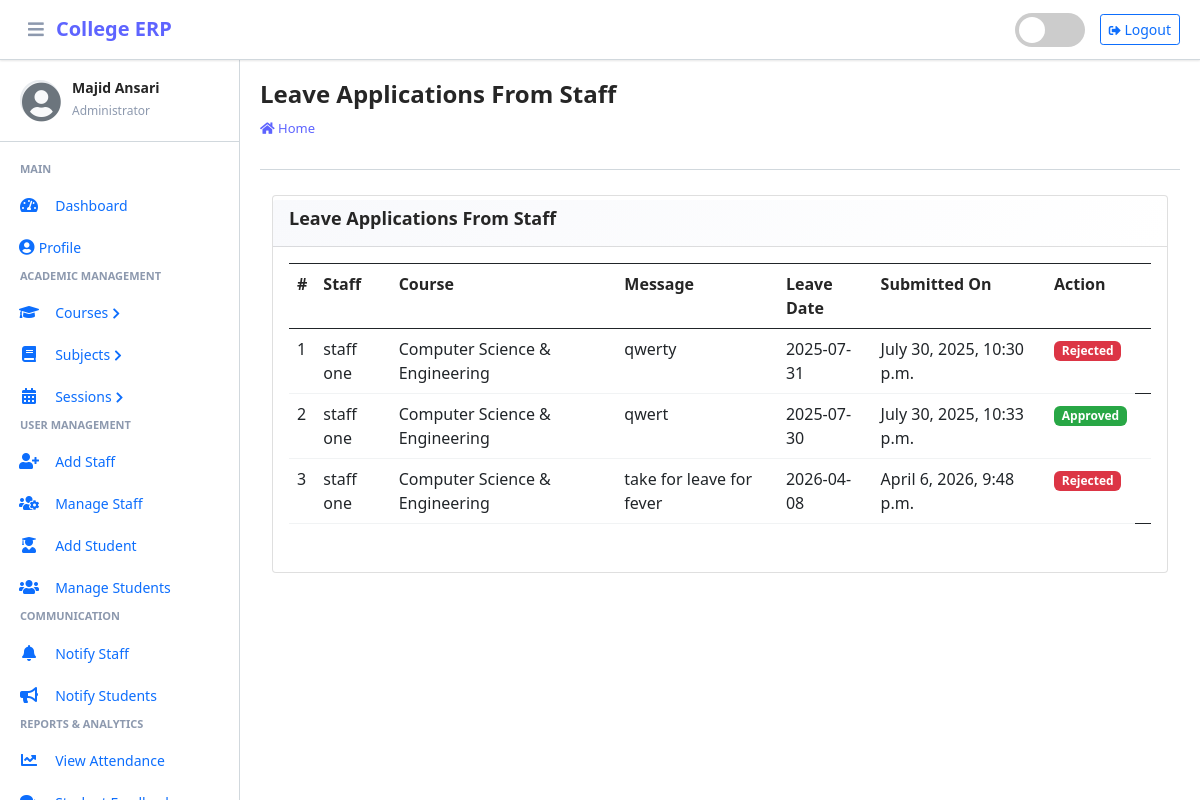
Screenshot of /staff/view/leave/ (signed in) with the database file from the repository.
### main_app/models.py (models this page shows, shortened)
class CustomUser(AbstractUser):
    USER_TYPE = ((1, "HOD"), (2, "Staff"), (3, "Student"))
    GENDER = [("M", "Male"), ("F", "Female")]
    username = None  # Removed username, using email instead
    email = models.EmailField(unique=True)
    user_type = models.CharField(default=1, choices=USER_TYPE, max_length=1)
    gender = models.CharField(max_length=1, choices=GENDER)
    profile_pic = models.ImageField()
    address = models.TextField()
    fcm_token = models.TextField(default="")  # For firebase notifications
    created_at = models.DateTimeField(auto_now_add=True)
    updated_at = models.DateTimeField(auto_now=True)
    USERNAME_FIELD = "email"
    REQUIRED_FIELDS = []
    objects = CustomUserManager()

class LeaveReportStaff(models.Model):
    staff = models.ForeignKey(Staff, on_delete=models.CASCADE)
    date = models.CharField(max_length=60)
    message = models.TextField()
    status = models.SmallIntegerField(default=0)
    created_at = models.DateTimeField(auto_now_add=True)
    updated_at = models.DateTimeField(auto_now=True)

class Staff(models.Model):
    course = models.ForeignKey(Course, on_delete=models.DO_NOTHING, null=True, blank=False)
    admin = models.OneToOneField(CustomUser, on_delete=models.CASCADE)
    def __str__(self):
        return self.admin.first_name + " " +  self.admin.last_name

class Course(models.Model):
    name = models.CharField(max_length=120)
    created_at = models.DateTimeField(auto_now_add=True)
    updated_at = models.DateTimeField(auto_now=True)
    def __str__(self):
        return self.name

### main_app/hod_views.py (the view, shortened to what this page needs)
# urls.py: path("staff/view/leave/", hod_views.view_staff_leave, name="view_staff_leave",),
@csrf_exempt
def view_staff_leave(request):
    if request.method != 'POST':
        allLeave = LeaveReportStaff.objects.all()
        context = {
            'allLeave': allLeave,
            'page_title': 'Leave Applications From Staff'
        }
        return render(request, "hod_template/staff_leave_view.html", context)

### main_app/templates/hod_template/staff_leave_view.html (shortened to what this page needs)
{% extends 'main_app/base.html' %}
{% load static %}
{% block page_title %}{{page_title}}{% endblock page_title %}
{% block content %}
<section class="content">
    <div class="container-fluid">
        <div class="row">
            <div class="col-md-12">
                <div class="card card-dark">
                    <div class="card-header">
                        <h3 class="card-title">{{page_title}}</h3>
                    </div>
                    <div class="table card-body" style="overflow-x: auto; overflow-y: auto; max-height: 600px;">
                        <table class="table table-bordered table-hover" style="min-width: 800px;">
                            <tr>
                                <th>#</th>
                                <th>Staff</th>
                                <th>Course</th>
                                <th>Message</th>
                                <th>Leave Date</th>
                                <th>Submitted On</th>
                                <th>Action</th>
                            </tr>
                            {% for leave in  allLeave %}
                              <tr>
                                  <td>{{forloop.counter}}</td>
                                  <td>{{leave.staff}}</td>
                                  <td>{{leave.staff.course}}</td>
                                  <td style="word-wrap: break-word; max-width: 200px; overflow: hidden; text-overflow: ellipsis;">{{leave.message}}</td>
                                  <td>{{leave.date}}</td>
                                  <td>{{leave.created_at}}</td>
                                      {% if leave.status == 0 %}
                                           <td> <button data-bs-toggle="modal" data-bs-target="#reply_modal" value="{{leave.id}}" class="btn btn-success reply_open_modal">Reply</button>
{% elif leave.status == -1 %}
<td><span  class='badge badge-danger'>Rejected</span></td>
{% else %}
<td><span  class='badge badge-success'>Approved</span></td>
                                            <td>{{feedback.updated_at}}</td>
                                      {% endif %}
                              </tr>
                            {% endfor %}
                        </table>
                    </div>
                    </div>
            </div>
        </div>
    </div>
</section>
{% endblock content %}

### main_app/templates/main_app/erpnext_sidebar.html (shortened to what this page needs)
{% load static %}
<div class="sidebar-header">
    <div class="sidebar-user">
        <i class="fas fa-user-circle sidebar-default-avatar" id="default-avatar" style="display: none;"></i>
        <div class="sidebar-user-info">
            <h6>{{ user.get_full_name|default:user.username }}</h6>
            <small>
                {% if user.user_type == '1' %}
                    Administrator
                {% elif user.user_type == '2' %}
                    Staff Member
                {% else %}
                    Student
                {% endif %}
            </small>
        </div>
    </div>
</div>
<div class="nav-section">
    {% if user.user_type == '1' %}
        <h6 class="nav-section-title">Main</h6>
        <div class="nav-item">
            {% url 'admin_home' as admin_home %}
            <a href="{{ admin_home }}" class="nav-link {% if admin_home == request.path %}active{% endif %}">
                <i class="nav-icon fas fa-tachometer-alt"></i>
                <span class="nav-text">Dashboard</span>
            </a>
        </div>
        <div class="nav-item">
            {% url 'admin_view_profile' as admin_view_profile %}
            <a href="{{ admin_view_profile }}" class="nav-link {% if admin_view_profile == request.path %}active{% endif %}">
                <i class="fas fa-user-circle"></i>
                <span class="nav-text">Profile</span>
            </a>
        </div>
        <h6 class="nav-section-title">Academic Management</h6>
        <div class="nav-item has-submenu {% if 'course' in request.path %}open{% endif %}">
            <a href="#" class="nav-link">
                <i class="nav-icon fas fa-graduation-cap"></i>
                <span class="nav-text">Courses</span>
                <i class="nav-arrow fas fa-chevron-right"></i>
            </a>
        </div>
        <div class="nav-item has-submenu {% if 'subject' in request.path %}open{% endif %}">
            <a href="#" class="nav-link">
                <i class="nav-icon fas fa-book"></i>
                <span class="nav-text">Subjects</span>
                <i class="nav-arrow fas fa-chevron-right"></i>
            </a>
        </div>
        <div class="nav-item has-submenu {% if 'session' in request.path %}open{% endif %}">
            <a href="#" class="nav-link">
                <i class="nav-icon fas fa-calendar-alt"></i>
                <span class="nav-text">Sessions</span>
                <i class="nav-arrow fas fa-chevron-right"></i>
            </a>
        </div>
        <h6 class="nav-section-title">User Management</h6>
        <div class="nav-item">
            {% url 'add_staff' as add_staff %}
            <a href="{{ add_staff }}" class="nav-link {% if add_staff == request.path %}active{% endif %}">
                <i class="nav-icon fas fa-user-plus"></i>
                <span class="nav-text">Add Staff</span>
            </a>
        </div>
        <div class="nav-item">
            {% url 'manage_staff' as manage_staff %}
            <a href="{{ manage_staff }}" class="nav-link {% if manage_staff == request.path or 'edit_staff' in request.path %}active{% endif %}">
                <i class="nav-icon fas fa-users-cog"></i>
                <span class="nav-text">Manage Staff</span>
            </a>
        </div>
        <div class="nav-item">
            {% url 'add_student' as add_student %}
            <a href="{{ add_student }}" class="nav-link {% if add_student == request.path %}active{% endif %}">
                <i class="nav-icon fas fa-user-graduate"></i>
                <span class="nav-text">Add Student</span>
            </a>
        </div>
        <div class="nav-item">
            {% url 'manage_student' as manage_student %}
            <a href="{{ manage_student }}" class="nav-link {% if manage_student == request.path or 'edit_student' in request.path %}active{% endif %}">
                <i class="nav-icon fas fa-users"></i>
                <span class="nav-text">Manage Students</span>
            </a>
        </div>
        <h6 class="nav-section-title">Communication</h6>
        <div class="nav-item">
            {% url 'admin_notify_staff' as admin_notify_staff %}
            <a href="{{ admin_notify_staff }}" class="nav-link {% if admin_notify_staff == request.path %}active{% endif %}">
                <i class="nav-icon fas fa-bell"></i>
                <span class="nav-text">Notify Staff</span>
            </a>
        </div>
        <div class="nav-item">
            {% url 'admin_notify_student' as admin_notify_student %}
            <a href="{{ admin_notify_student }}" class="nav-link {% if admin_notify_student == request.path %}active{% endif %}">
                <i class="nav-icon fas fa-bullhorn"></i>
                <span class="nav-text">Notify Students</span>
            </a>
        </div>
        <h6 class="nav-section-title">Reports & Analytics</h6>
        <div class="nav-item">
            {% url 'admin_view_attendance' as admin_view_attendance %}
            <a href="{{ admin_view_attendance }}" class="nav-link {% if admin_view_attendance == request.path %}active{% endif %}">
                <i class="nav-icon fas fa-chart-line"></i>
                <span class="nav-text">View Attendance</span>
            </a>
        </div>
        <div class="nav-item">
            {% url 'student_feedback_message' as student_feedback_message %}
            <a href="{{ student_feedback_message }}" class="nav-link {% if student_feedback_message == request.path %}active{% endif %}">
                <i class="nav-icon fas fa-comments"></i>
                <span class="nav-text">Student Feedback</span>
            </a>
        </div>
    {% endif %}
</div>

### rows the page displays
CustomUser: get_full_name "Majid Ansari"
LeaveReportStaff: staff "staff one", staff.course "Computer Science & Engineering", message "qwerty", date "2025-07-31", created_at "July 30, 2025, 10:30 p.m.", status "Rejected"
LeaveReportStaff: staff "staff one", staff.course "Computer Science & Engineering", message "qwert", date "2025-07-30", created_at "July 30, 2025, 10:33 p.m."
LeaveReportStaff: staff "staff one", staff.course "Computer Science & Engineering", message "take for leave for fever", date "2026-04-08", created_at "April 6, 2026, 9:48 p.m.", status "Rejected"

### other values shown
{{ page_title }} "Leave Applications From Staff"
